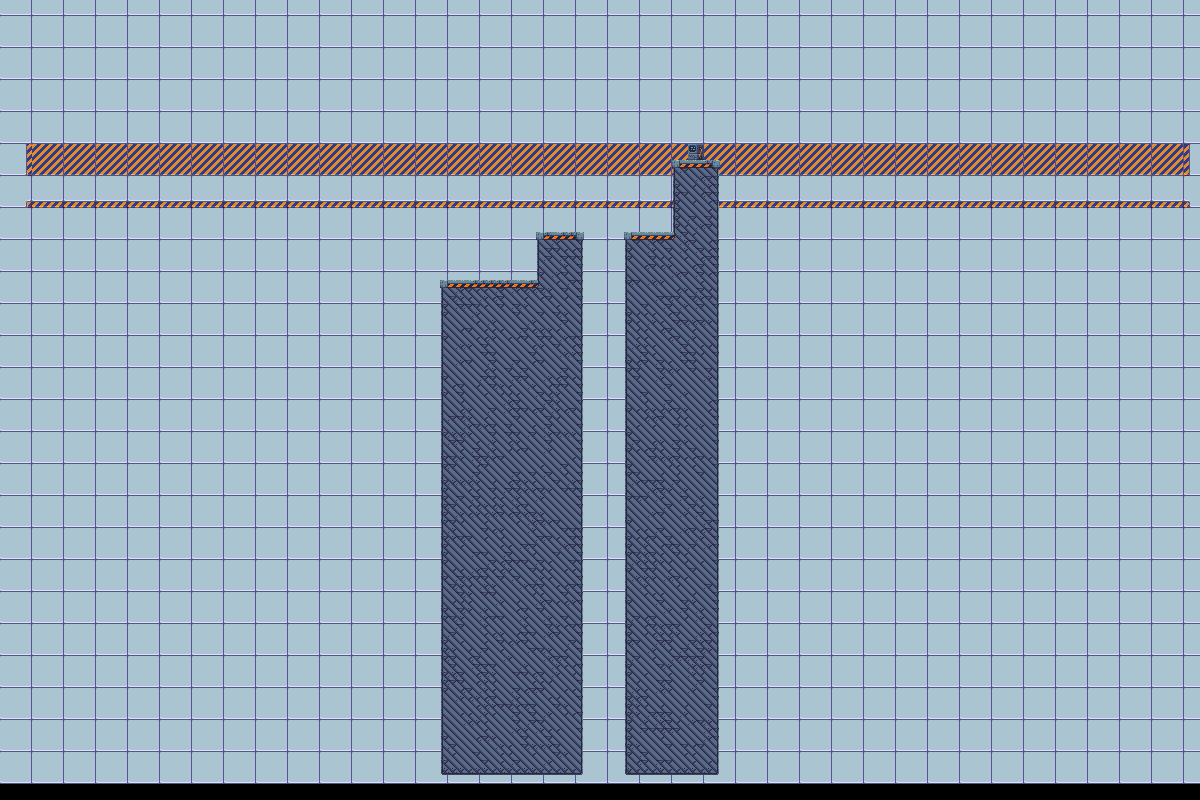

A level layout from a 2D game, rendered from its tile map. Below: a short description, then the map file with tile-grid data replaced by summaries:
An orthogonal 150x100 tile map with 8x8 px tiles, 4 tile layers (background, midground, navigationLayer, foreground), 10 tilesets and 8 objects (next_level, death, StartPoint, normalBox).

<map version="1.0" tiledversion="1.1.6" orientation="orthogonal" renderorder="right-down" width="150" height="100" tilewidth="8" tileheight="8" infinite="0" nextobjectid="57">
 <properties>
  <property name="background_music" value="song21.ogg" />
  <property name="testValue" type="int" value="2" />
 </properties>
 <tileset firstgid="1" name="IndustrialTileset" tilewidth="8" tileheight="8" tilecount="1296" columns="36">
  <image source="industrial-tileset.png" width="288" height="288" />
  <terraintypes>
   <terrain name="Platforms" tile="814" />
  </terraintypes>
  <tile id="458" terrain=",,,0" />
  <tile id="459" terrain=",,0,0" />
  <tile id="460" terrain=",,0,0" />
  <tile id="461" terrain=",,0," />
  <tile id="494" terrain=",0,,0" />
  <tile id="495" terrain="0,0,0,0" />
  <tile id="496" terrain="0,0,0,0" />
  <tile id="497" terrain="0,,0," />
  <tile id="528" terrain=",,,0" />
  <tile id="529" terrain=",,0,0" />
  <tile id="530" terrain=",0,0,0" />
  <tile id="531" terrain="0,0,0,0" />
  <tile id="532" terrain="0,0,0,0" />
  <tile id="533" terrain="0,,0,0" />
  <tile id="534" terrain=",,0,0" />
  <tile id="535" terrain=",,0," />
  <tile id="564" terrain=",0,,0" />
  <tile id="565" terrain="0,0,0,0" />
  <tile id="566" terrain="0,0,0,0" />
  <tile id="567" terrain="0,0,0,0" />
  <tile id="568" terrain="0,0,0,0" />
  <tile id="569" terrain="0,0,0,0" />
  <tile id="570" terrain="0,0,0,0" />
  <tile id="571" terrain="0,,0," />
  <tile id="600" terrain=",0,,0" />
  <tile id="601" terrain="0,0,0,0" />
  <tile id="602" terrain="0,0,0,0" />
  <tile id="603" terrain="0,0,0,0" />
  <tile id="604" terrain="0,0,0,0" />
  <tile id="605" terrain="0,0,0,0" />
  <tile id="606" terrain="0,0,0,0" />
  <tile id="607" terrain="0,,0," />
  <tile id="636" terrain=",0,," />
  <tile id="637" terrain="0,0,," />
  <tile id="638" terrain="0,0,,0" />
  <tile id="639" terrain="0,0,0,0" />
  <tile id="640" terrain="0,0,0,0" />
  <tile id="641" terrain="0,0,0," />
  <tile id="642" terrain="0,0,," />
  <tile id="643" terrain="0,,," />
  <tile id="674" terrain=",0,,0" />
  <tile id="675" terrain="0,0,0,0" />
  <tile id="676" terrain="0,0,0,0" />
  <tile id="677" terrain="0,,0," />
  <tile id="710" terrain=",0,," />
  <tile id="711" terrain="0,0,," />
  <tile id="712" terrain="0,0,," />
  <tile id="713" terrain="0,,," />
 </tileset>
 <tileset firstgid="1297" name="Vent" tilewidth="16" tileheight="16" tilecount="5" columns="5">
  <image source="../textures/vent/vent.png" width="80" height="16" />
  <tile id="0">
   <animation>
    <frame tileid="0" duration="100" />
    <frame tileid="1" duration="100" />
    <frame tileid="2" duration="100" />
    <frame tileid="3" duration="100" />
    <frame tileid="4" duration="100" />
   </animation>
  </tile>
 </tileset>
 <tileset firstgid="1302" name="laser-turn-off" tilewidth="16" tileheight="64" tilecount="7" columns="7">
  <image source="../textures/laser/laser-turn-off.png" width="112" height="64" />
  <tile id="6">
   <animation>
    <frame tileid="6" duration="100" />
    <frame tileid="5" duration="100" />
    <frame tileid="4" duration="100" />
    <frame tileid="3" duration="100" />
    <frame tileid="2" duration="100" />
    <frame tileid="1" duration="100" />
    <frame tileid="0" duration="100" />
   </animation>
  </tile>
 </tileset>
 <tileset firstgid="1309" name="scifitiles-sheet" tilewidth="32" tileheight="32" tilecount="84" columns="14">
  <image source="../textures/scifitiles-sheet.png" width="448" height="192" />
  <terraintypes>
   <terrain name="Grey terrain" tile="20" />
   <terrain name="Blue terrain" tile="4" />
  </terraintypes>
  <tile id="4" terrain="1,1,1,1" />
  <tile id="5" terrain="1,1,1,0" />
  <tile id="6" terrain="1,1,0,0" />
  <tile id="7" terrain="1,1,0,1" />
  <tile id="8" terrain="0,0,0,1" />
  <tile id="9" terrain="0,0,1,0" />
  <tile id="19" terrain="1,0,1,0" />
  <tile id="20" terrain="0,0,0,0" />
  <tile id="21" terrain="0,1,0,1" />
  <tile id="22" terrain="0,1,0,0" />
  <tile id="23" terrain="1,0,0,0" />
  <tile id="33" terrain="1,0,1,1" />
  <tile id="34" terrain="0,0,1,1" />
  <tile id="35" terrain="0,1,1,1" />
 </tileset>
 <tileset firstgid="1393" name="console-turn-on" tilewidth="16" tileheight="16" tilecount="10" columns="10">
  <image source="../textures/console/console-turn-on.png" width="160" height="16" />
  <tile id="0">
   <animation>
    <frame tileid="0" duration="100" />
    <frame tileid="1" duration="100" />
    <frame tileid="2" duration="100" />
    <frame tileid="3" duration="100" />
    <frame tileid="4" duration="100" />
    <frame tileid="5" duration="100" />
    <frame tileid="6" duration="100" />
    <frame tileid="7" duration="100" />
    <frame tileid="8" duration="100" />
    <frame tileid="9" duration="100" />
   </animation>
  </tile>
 </tileset>
 <tileset firstgid="1403" name="console-turn-on_left" tilewidth="16" tileheight="16" tilecount="10" columns="10">
  <image source="../textures/console/console-turn-on_left.png" width="160" height="16" />
  <tile id="0">
   <animation>
    <frame tileid="9" duration="100" />
    <frame tileid="8" duration="100" />
    <frame tileid="7" duration="100" />
    <frame tileid="6" duration="100" />
    <frame tileid="5" duration="100" />
    <frame tileid="4" duration="100" />
    <frame tileid="3" duration="100" />
    <frame tileid="2" duration="100" />
    <frame tileid="1" duration="100" />
    <frame tileid="0" duration="100" />
   </animation>
  </tile>
 </tileset>
 <tileset firstgid="1413" name="Keyboard Black" tilewidth="16" tileheight="16" tilecount="256" columns="16">
  <image source="../textures/controls/Keyboard Black.png" width="256" height="256" />
 </tileset>
 <tileset firstgid="1669" name="mouse_pixelart" tilewidth="15" tileheight="22" tilecount="2" columns="2">
  <image source="../textures/mouse_pixelart.png" width="30" height="22" />
 </tileset>
 <tileset firstgid="1671" name="navigation" tilewidth="8" tileheight="8" tilecount="1" columns="1">
  <image source="navigation.png" width="8" height="8" />
 </tileset>
 <tileset firstgid="1672" name="GlassTexture" tilewidth="8" tileheight="8" tilecount="15" columns="5">
  <image source="../textures/GlassTexture.png" width="40" height="24" />
 </tileset>
 <layer name="background" width="150" height="100">
  <properties>
   <property name="parallaxSpeed" type="float" value="0.8" />
  </properties>
  <data>[15000 cells, 950 non-empty, 7 distinct tile ids]</data>
 </layer>
 <layer name="midground" width="150" height="100">
  <properties>
   <property name="parallaxSpeed" type="float" value="0.9" />
  </properties>
  <data>[15000 cells, 0 non-empty, 0 distinct tile ids]</data>
 </layer>
 <layer name="navigationLayer" width="150" height="100">
  <properties>
   <property name="Navigation" type="bool" value="true" />
  </properties>
  <data>[15000 cells, 0 non-empty, 0 distinct tile ids]</data>
 </layer>
 <layer name="foreground" width="150" height="100">
  <data>[15000 cells, 2023 non-empty, 44 distinct tile ids]</data>
 </layer>
 <group name="Colliders">
  <objectgroup name="Win">
   <object id="22" name="Trigger" type="next_level" x="688" y="32" width="16" height="128" />
  </objectgroup>
  <objectgroup name="Glass" />
  <objectgroup name="Death">
   <!-- 1 objects omitted --></objectgroup>
  <objectgroup name="Platforms">
   <!-- 4 objects omitted --></objectgroup>
  <objectgroup name="Floor">
   <properties>
    <property name="testValue" type="int" value="5" />
   </properties>
  </objectgroup>
 </group>
 <group name="Player">
  <objectgroup name="PlayerData">
   <properties>
    <property name="testValue" type="int" value="3" />
   </properties>
   <!-- 1 objects omitted --></objectgroup>
 </group>
 <group name="GameObjects">
  <objectgroup name="Triggers" />
  <objectgroup name="GameObjects">
   <!-- 1 objects omitted --></objectgroup>
 </group>
</map>
<!-- 7 of 8 objects omitted -->
